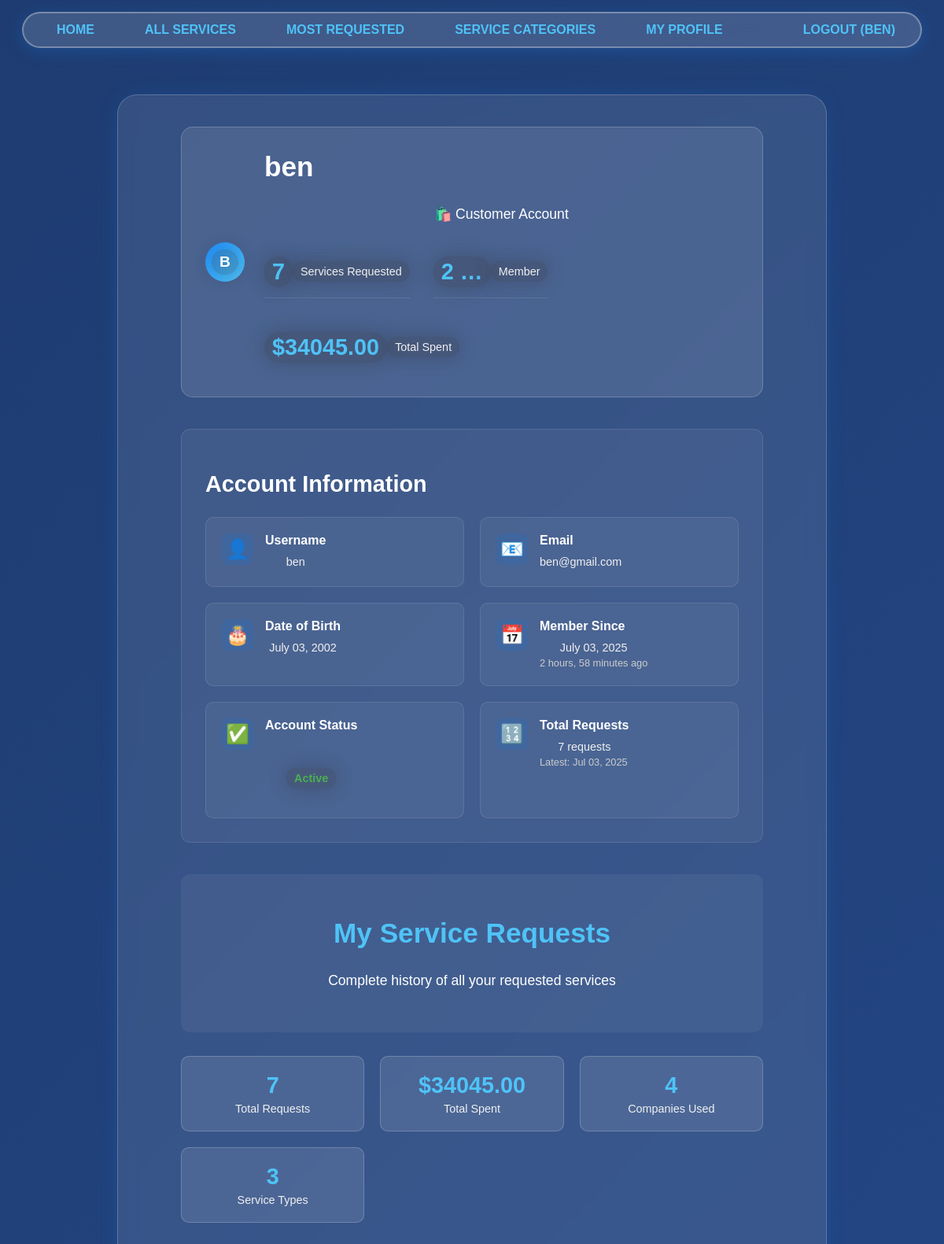
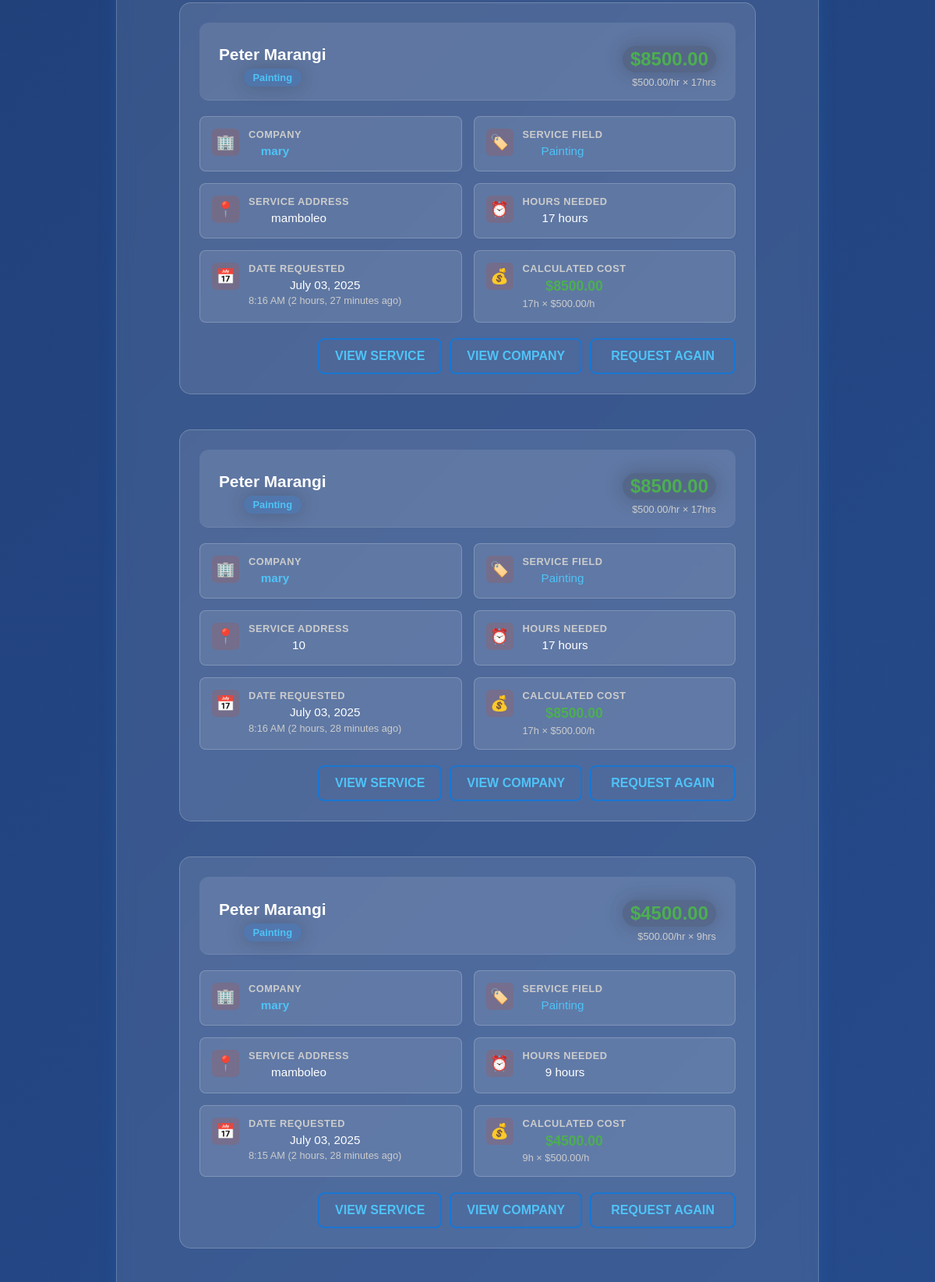
The page /customer/ben (upper part) on the database its author committed (2 pictures, top to bottom).
### users/models.py (models this page shows)
class User(AbstractUser):
    email = models.EmailField(unique=True)  # Email uniqueness validation
    is_company = models.BooleanField(default=False)  # Company user type
    is_customer = models.BooleanField(default=False)  # Customer user type

class Customer(models.Model):
    user = models.OneToOneField(User, on_delete=models.CASCADE)
    date_of_birth = models.DateField(null=True, blank=True)  # Date of birth field

class Company(models.Model):
    FIELD_CHOICES = [
        ("Air Conditioner", "Air Conditioner"),
        ("All in One", "All in One"),  # Special company type - can create any service type
        ("Carpentry", "Carpentry"),
        ("Electricity", "Electricity"),
        ("Gardening", "Gardening"),
        ("Home Machines", "Home Machines"),
        ("Housekeeping", "Housekeeping"),
        ("Interior Design", "Interior Design"),
        ("Locks", "Locks"),
        ("Painting", "Painting"),
        ("Plumbing", "Plumbing"),
        ("Water Heaters", "Water Heaters"),
    ]
    user = models.OneToOneField(User, on_delete=models.CASCADE, primary_key=True)
    field_of_work = models.CharField(max_length=70, choices=FIELD_CHOICES)  # Required field of work
    rating = models.IntegerField(validators=[MinValueValidator(0), MaxValueValidator(5)], default=0)  # Company rating system

### services/models.py (models this page shows, shortened)
class ServiceRequest(models.Model):
    customer = models.ForeignKey(Customer, on_delete=models.CASCADE)  # Customer association
    service = models.ForeignKey(Service, on_delete=models.CASCADE)  # Service association
    address = models.CharField(max_length=255)  # Address field
    hours_needed = models.PositiveIntegerField()  # Service time in hours
    request_date = models.DateTimeField(auto_now_add=True)  # Request tracking
    def calculated_cost(self):
        return self.service.price_hour * self.hours_needed  # Automatic cost calculation

class Service(models.Model):
    FIELD_CHOICES = [
        ("Air Conditioner", "Air Conditioner"),
        ("Carpentry", "Carpentry"),
        ("Electricity", "Electricity"),
        ("Gardening", "Gardening"),
        ("Home Machines", "Home Machines"),
        ("Housekeeping", "Housekeeping"),
        ("Interior Design", "Interior Design"),
        ("Locks", "Locks"),
        ("Painting", "Painting"),
        ("Plumbing", "Plumbing"),
        ("Water Heaters", "Water Heaters"),
    ]
    company = models.ForeignKey(Company, on_delete=models.CASCADE)  # Company association
    name = models.CharField(max_length=40)  # Service name
    description = models.TextField()  # Service description
    price_hour = models.DecimalField(decimal_places=2, max_digits=8, validators=[MinValueValidator(0.00)])  # Price field
    field = models.CharField(max_length=30, choices=FIELD_CHOICES)  # Service field/category
    date_created = models.DateTimeField(auto_now_add=True)  # Date created for display

### netfix/views.py (the view)
# urls.py: path('customer/<slug:name>', v.customer_profile, name='customer_profile'),
def customer_profile(request, name):
    user = get_object_or_404(User, username=name)
    if hasattr(user, 'customer'):
        customer = user.customer
        service_requests = ServiceRequest.objects.filter(customer=customer).order_by('-request_date')  # Service requests display
        total_spent = sum(request.calculated_cost() for request in service_requests)  # Price calculation
        unique_companies = service_requests.values('service__company').distinct().count()
        unique_categories = service_requests.values('service__field').distinct().count()
        return render(request, 'users/customer_profile.html', {
            'user': user,
            'customer': customer,
            'service_requests': service_requests,
            'total_spent': total_spent,
            'unique_companies': unique_companies,
            'unique_categories': unique_categories,
        })
    else:
        return render(request, 'users/error.html', {'message': 'User is not a customer'})

### users/templates/users/customer_profile.html (shortened to what this page needs)
{% extends 'main/base.html' %}
{% block content %}
    <div class="customer-profile-container">
        <div class="customer-profile-header">
            <div class="customer-avatar">
                <span class="customer-initial">{{ user.username|first|upper }}</span>
            </div>
            <div class="customer-info">
                <h1>{{ user.username }}</h1>
                <p class="customer-type">🛍️ Customer Account</p>
                <div class="customer-stats">
                    <div class="stat-item">
                        <span class="stat-number">{{ service_requests.count }}</span>
                        <span class="stat-label">Service{{ service_requests.count|pluralize }} Requested</span>
                    </div>
                    <div class="stat-item">
                        <span class="stat-number">{{ user.date_joined|timesince|truncatewords:1 }}</span>
                        <span class="stat-label">Member</span>
                    </div>
                    {% if service_requests %}
                    <div class="stat-item">
                        <span class="stat-number">${{ total_spent|floatformat:2|default:"0.00" }}</span>
                        <span class="stat-label">Total Spent</span>
                    </div>
                    {% endif %}
                </div>
            </div>
        </div>
        <div class="customer-account-info">
            <h2>Account Information</h2>
            <div class="account-info-grid">
                <div class="info-card">
                    <div class="info-icon">👤</div>
                    <div class="info-content">
                        <h4>Username</h4>
                        <p>{{ user.username }}</p>
                    </div>
                </div>
                <div class="info-card">
                    <div class="info-icon">📧</div>
                    <div class="info-content">
                        <h4>Email</h4>
                        <p>{{ user.email }}</p>
                    </div>
                </div>
                {% if customer.date_of_birth %}
                <div class="info-card">
                    <div class="info-icon">🎂</div>
                    <div class="info-content">
                        <h4>Date of Birth</h4>
                        <p>{{ customer.date_of_birth|date:"F d, Y" }}</p>
                    </div>
                </div>
                {% endif %}
                <div class="info-card">
                    <div class="info-icon">📅</div>
                    <div class="info-content">
                        <h4>Member Since</h4>
                        <p>{{ user.date_joined|date:"F d, Y" }}</p>
                        <small>{{ user.date_joined|timesince }} ago</small>
                    </div>
                </div>
                <div class="info-card">
                    <div class="info-icon">✅</div>
                    <div class="info-content">
                        <h4>Account Status</h4>
                        <p>
                            {% if user.is_active %}
                                <span class="status-active">Active</span>
                            {% else %}
                                <span class="status-inactive">Inactive</span>
                            {% endif %}
                        </p>
                    </div>
                </div>
                <div class="info-card">
                    <div class="info-icon">🔢</div>
                    <div class="info-content">
                        <h4>Total Requests</h4>
                        <p>{{ service_requests.count }} request{{ service_requests.count|pluralize }}</p>
                        {% if service_requests %}
                            <small>Latest: {{ service_requests.first.request_date|date:"M d, Y" }}</small>
                        {% endif %}
                    </div>
                </div>
            </div>
        </div>
        <div class="service-requests-section">
            <div class="requests-header">
                <h2>My Service Requests</h2>
                <p class="requests-subtitle">Complete history of all your requested services</p>
            </div>
            {% if service_requests %}
                <div class="requests-summary">
                    <div class="summary-stats">
                        <div class="summary-card">
                            <h4>{{ service_requests.count }}</h4>
                            <p>Total Requests</p>
                        </div>
                        <div class="summary-card">
                            <h4>${{ total_spent|floatformat:2|default:"0.00" }}</h4>
                            <p>Total Spent</p>
                        </div>
                        <div class="summary-card">
                            <h4>{{ unique_companies|default:0 }}</h4>
                            <p>Companies Used</p>
                        </div>
                        <div class="summary-card">
                            <h4>{{ unique_categories|default:0 }}</h4>
                            <p>Service Types</p>
                        </div>
                    </div>
                </div>
                <div class="requests-list">
                    {% for request in service_requests %}
                        <div class="request-card">
                            <div class="request-header">
                                <div class="request-title">
                                    <h3><a href="/services/{{ request.service.id }}">{{ request.service.name }}</a></h3>
                                    <span class="request-category">{{ request.service.field }}</span>
                                </div>
                                <div class="request-cost">
                                    <span class="cost-amount">${{ request.calculated_cost }}</span>
                                    <small class="cost-breakdown">${{ request.service.price_hour }}/hr × {{ request.hours_needed }}hr{{ request.hours_needed|pluralize }}</small>
                                </div>
                            </div>
                            <div class="request-details">
                                <div class="detail-grid">
                                    <div class="detail-item">
                                        <div class="detail-icon">🏢</div>
                                        <div class="detail-content">
                                            <label>Company</label>
                                            <p><a href="/company/{{ request.service.company.user.username }}" class="company-link">{{ request.service.company.user.username }}</a></p>
                                        </div>
                                    </div>
                                    <div class="detail-item">
                                        <div class="detail-icon">🏷️</div>
                                        <div class="detail-content">
                                            <label>Service Field</label>
                                            <p><a href="/services/{{ request.service.field|slugify }}/">{{ request.service.field }}</a></p>
                                        </div>
                                    </div>
                                    <div class="detail-item">
                                        <div class="detail-icon">📍</div>
                                        <div class="detail-content">
                                            <label>Service Address</label>
                                            <p>{{ request.address }}</p>
                                        </div>
                                    </div>
                                    <div class="detail-item">
                                        <div class="detail-icon">⏰</div>
                                        <div class="detail-content">
                                            <label>Hours Needed</label>
                                            <p>{{ request.hours_needed }} hour{{ request.hours_needed|pluralize }}</p>
                                        </div>
                                    </div>
                                    <div class="detail-item">
                                        <div class="detail-icon">📅</div>
                                        <div class="detail-content">
                                            <label>Date Requested</label>
                                            <p>{{ request.request_date|date:"F d, Y" }}</p>
                                            <small>{{ request.request_date|date:"g:i A" }} ({{ request.request_date|timesince }} ago)</small>
                                        </div>
                                    </div>
                                    <div class="detail-item">
                                        <div class="detail-icon">💰</div>
                                        <div class="detail-content">
                                            <label>Calculated Cost</label>
                                            <p class="cost-highlight">${{ request.calculated_cost }}</p>
                                            <small>{{ request.hours_needed }}h × ${{ request.service.price_hour }}/h</small>
                                        </div>
                                    </div>
                                </div>
                            </div>
                            <div class="request-actions">
                                <a href="/services/{{ request.service.id }}" class="btn btn-outline">View Service</a>
                                <a href="/company/{{ request.service.company.user.username }}" class="btn btn-outline">View Company</a>
                                <a href="/services/{{ request.service.id }}/request_service/" class="btn btn-secondary">Request Again</a>
                            </div>
                        </div>
                    {% endfor %}
                </div>
            {% endif %}
        </div>
    </div>
{% endblock %}

### main/templates/main/navbar.html (shortened to what this page needs)
<nav class="navbar">
    <ul>
        <li><a href="/">Home</a></li>
        <li><a href="/services/">All Services</a></li>
        <li><a href="/services/most-requested/">Most Requested</a></li>
        <li>
            <a href="/services/">Service Categories</a>
        </li>
        {% if user.is_authenticated %}
            {% if user.is_company %}
                <li><a href="/services/create/">Create Service</a></li>
                <li><a href="/company/{{ user.username }}">My Profile</a></li>
            {% elif user.is_customer %}
                <li><a href="/customer/{{ user.username }}">My Profile</a></li>
            {% endif %}
            <li class="last_navbar"><a href="/register/logout/">Logout ({{ user.username }})</a></li>
        {% else %}
            <li><a href="/register/">Register</a></li>
            <li class="last_navbar"><a href="/register/login/">Login</a></li>
        {% endif %}
    </ul>
</nav>

### rows shown on the page
User: username "BEN", username|first "B", username "ben", date_joined "2 …", email "ben@gmail.com", date_joined "July 03, 2025", date_joined "2 hours, 58 minutes"
Customer: date_of_birth "July 03, 2002"
ServiceRequest: first.request_date "Jul 03, 2025", service.name "Peter Marangi", service.field "Painting", calculated_cost "8500.00", service.price_hour "500.00", hours_needed "17", service.company.user.username "mary", address "mamboleo", request_date "July 03, 2025", request_date "8:16 AM", request_date "2 hours, 27 minutes"
ServiceRequest: service.name "Peter Marangi", service.field "Painting", calculated_cost "8500.00", service.price_hour "500.00", hours_needed "17", service.company.user.username "mary", address "10", request_date "July 03, 2025", request_date "8:16 AM", request_date "2 hours, 28 minutes"
ServiceRequest: service.name "Peter Marangi", service.field "Painting", calculated_cost "4500.00", service.price_hour "500.00", hours_needed "9", service.company.user.username "mary", address "mamboleo", request_date "July 03, 2025", request_date "8:15 AM", request_date "2 hours, 28 minutes"

### other values the page prints
{{ service_requests.count }} "7"
{{ total_spent|floatformat:2|default:"0.00" }} "34045.00"
{{ unique_companies|default:0 }} "4"
{{ unique_categories|default:0 }} "3"
